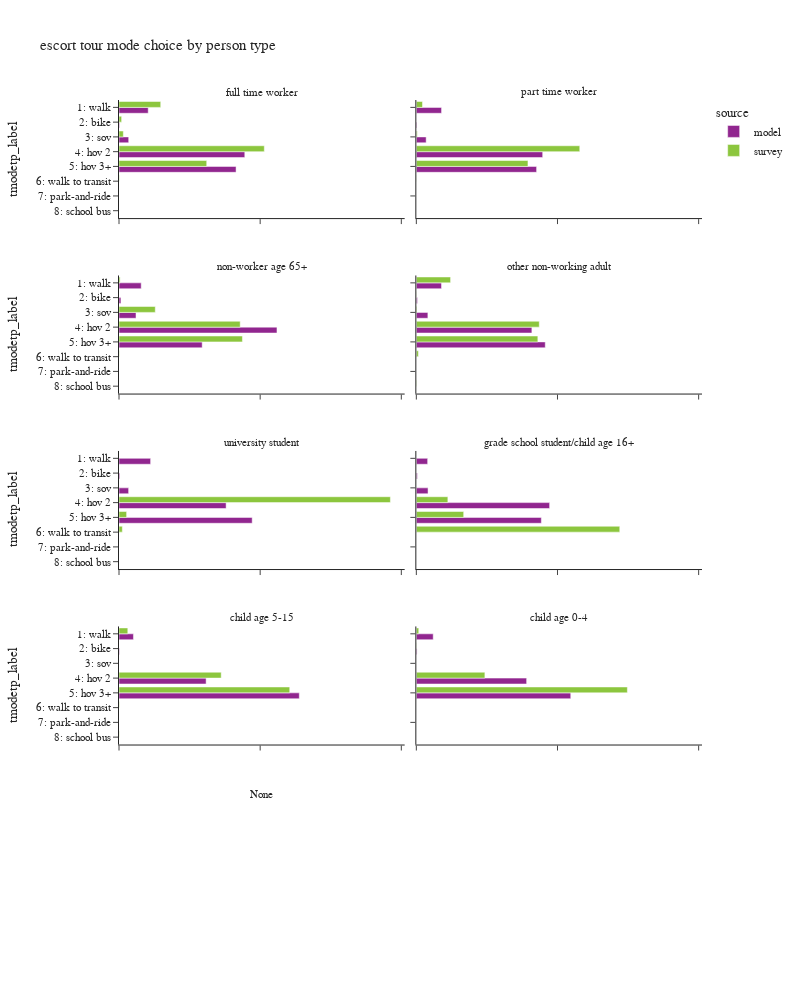

The cell this chart's notebook holds for it:
### Code cell
plot_mode_choice(es_tour,"pptyp_label",
                 {"pptyp_label":["full time worker","part time worker","non-worker age 65+","other non-working adult",
                                 "university student","grade school student/child age 16+","child age 5-15","child age 0-4"],
                  "tmodetp_label":["1: walk","2: bike","3: sov","4: hov 2","5: hov 3+","6: walk to transit",
                                   "7: park-and-ride","8: school bus","9: other–survey only"]},
                 "person type",
                 2,1000)

### Figure 1 — Plotly figure (JSON) as saved in the notebook; plotly's stock layout.template omitted (floating-point values rounded to 4 significant figures)
{"data": [{"alignmentgroup": "True", "customdata": [[4], [15418], [292], [5118], [66406], [61806]], "hovertemplate": "source=model<br>pptyp_label=full time worker<br>percentage=%{x}<br>tmodetp_label=%{y}<br>sample_count=%{customdata[0]}<extra></extra>", "legendgroup": "model", "marker": {"color": "#91268F", "pattern": {"shape": ""}}, "name": "model", "offsetgroup": "model", "orientation": "h", "showlegend": true, "textposition": "auto", "type": "bar", "x": [2.684e-05, 0.1034, 0.001959, 0.03434, 0.4455, 0.4147], "xaxis": "x9", "y": [null, "1: walk", "2: bike", "3: sov", "4: hov 2", "5: hov 3+"], "yaxis": "y9"}, {"alignmentgroup": "True", "customdata": [[1], [5319], [138], [2070], [26638], [25356]], "hovertemplate": "source=model<br>pptyp_label=part time worker<br>percentage=%{x}<br>tmodetp_label=%{y}<br>sample_count=%{customdata[0]}<extra></extra>", "legendgroup": "model", "marker": {"color": "#91268F", "pattern": {"shape": ""}}, "name": "model", "offsetgroup": "model", "orientation": "h", "showlegend": false, "textposition": "auto", "type": "bar", "x": [1.68e-05, 0.08936, 0.002318, 0.03478, 0.4475, 0.426], "xaxis": "x10", "y": [null, "1: walk", "2: bike", "3: sov", "4: hov 2", "5: hov 3+"], "yaxis": "y10"}, {"alignmentgroup": "True", "customdata": [[7616], [663], [5831], [54159], [28520]], "hovertemplate": "source=model<br>pptyp_label=non-worker age 65+<br>percentage=%{x}<br>tmodetp_label=%{y}<br>sample_count=%{customdata[0]}<extra></extra>", "legendgroup": "model", "marker": {"color": "#91268F", "pattern": {"shape": ""}}, "name": "model", "offsetgroup": "model", "orientation": "h", "showlegend": false, "textposition": "auto", "type": "bar", "x": [0.07869, 0.00685, 0.06024, 0.5596, 0.2947], "xaxis": "x7", "y": ["1: walk", "2: bike", "3: sov", "4: hov 2", "5: hov 3+"], "yaxis": "y7"}, {"alignmentgroup": "True", "customdata": [[16858], [737], [7730], [77319], [86272]], "hovertemplate": "source=model<br>pptyp_label=other non-working adult<br>percentage=%{x}<br>tmodetp_label=%{y}<br>sample_count=%{customdata[0]}<extra></extra>", "legendgroup": "model", "marker": {"color": "#91268F", "pattern": {"shape": ""}}, "name": "model", "offsetgroup": "model", "orientation": "h", "showlegend": false, "textposition": "auto", "type": "bar", "x": [0.08924, 0.003901, 0.04092, 0.4093, 0.4567], "xaxis": "x8", "y": ["1: walk", "2: bike", "3: sov", "4: hov 2", "5: hov 3+"], "yaxis": "y8"}, {"alignmentgroup": "True", "customdata": [[490], [12], [149], [1660], [2064]], "hovertemplate": "source=model<br>pptyp_label=university student<br>percentage=%{x}<br>tmodetp_label=%{y}<br>sample_count=%{customdata[0]}<extra></extra>", "legendgroup": "model", "marker": {"color": "#91268F", "pattern": {"shape": ""}}, "name": "model", "offsetgroup": "model", "orientation": "h", "showlegend": false, "textposition": "auto", "type": "bar", "x": [0.112, 0.002743, 0.03406, 0.3794, 0.4718], "xaxis": "x5", "y": ["1: walk", "2: bike", "3: sov", "4: hov 2", "5: hov 3+"], "yaxis": "y5"}, {"alignmentgroup": "True", "customdata": [[174], [15], [180], [2048], [1921]], "hovertemplate": "source=model<br>pptyp_label=grade school student/child age 16+<br>percentage=%{x}<br>tmodetp_label=%{y}<br>sample_count=%{customdata[0]}<extra></extra>", "legendgroup": "model", "marker": {"color": "#91268F", "pattern": {"shape": ""}}, "name": "model", "offsetgroup": "model", "orientation": "h", "showlegend": false, "textposition": "auto", "type": "bar", "x": [0.04011, 0.003458, 0.04149, 0.4721, 0.4428], "xaxis": "x6", "y": ["1: walk", "2: bike", "3: sov", "4: hov 2", "5: hov 3+"], "yaxis": "y6"}, {"alignmentgroup": "True", "customdata": [[3], [2857], [90], [17225], [35650]], "hovertemplate": "source=model<br>pptyp_label=child age 5-15<br>percentage=%{x}<br>tmodetp_label=%{y}<br>sample_count=%{customdata[0]}<extra></extra>", "legendgroup": "model", "marker": {"color": "#91268F", "pattern": {"shape": ""}}, "name": "model", "offsetgroup": "model", "orientation": "h", "showlegend": false, "textposition": "auto", "type": "bar", "x": [5.374e-05, 0.05118, 0.001612, 0.3086, 0.6386], "xaxis": "x3", "y": [null, "1: walk", "2: bike", "4: hov 2", "5: hov 3+"], "yaxis": "y3"}, {"alignmentgroup": "True", "customdata": [[2], [3909], [164], [25545], [35759]], "hovertemplate": "source=model<br>pptyp_label=child age 0-4<br>percentage=%{x}<br>tmodetp_label=%{y}<br>sample_count=%{customdata[0]}<extra></extra>", "legendgroup": "model", "marker": {"color": "#91268F", "pattern": {"shape": ""}}, "name": "model", "offsetgroup": "model", "orientation": "h", "showlegend": false, "textposition": "auto", "type": "bar", "x": [3.059e-05, 0.05979, 0.002508, 0.3907, 0.5469], "xaxis": "x4", "y": [null, "1: walk", "2: bike", "4: hov 2", "5: hov 3+"], "yaxis": "y4"}, {"alignmentgroup": "True", "customdata": [[1], [35], [8], [10], [114], [66], [2]], "hovertemplate": "source=survey<br>pptyp_label=full time worker<br>percentage=%{x}<br>tmodetp_label=%{y}<br>sample_count=%{customdata[0]}<extra></extra>", "legendgroup": "survey", "marker": {"color": "#8CC63E", "pattern": {"shape": ""}}, "name": "survey", "offsetgroup": "survey", "orientation": "h", "showlegend": true, "textposition": "auto", "type": "bar", "x": [0.001143, 0.1478, 0.009263, 0.01532, 0.5147, 0.3107, 0.001133], "xaxis": "x9", "y": [null, "1: walk", "2: bike", "3: sov", "4: hov 2", "5: hov 3+", "6: walk to transit"], "yaxis": "y9"}, {"alignmentgroup": "True", "customdata": [[7], [2], [31], [28], [1]], "hovertemplate": "source=survey<br>pptyp_label=part time worker<br>percentage=%{x}<br>tmodetp_label=%{y}<br>sample_count=%{customdata[0]}<extra></extra>", "legendgroup": "survey", "marker": {"color": "#8CC63E", "pattern": {"shape": ""}}, "name": "survey", "offsetgroup": "survey", "orientation": "h", "showlegend": false, "textposition": "auto", "type": "bar", "x": [0.02182, 0.003179, 0.5789, 0.3954, 0.0007061], "xaxis": "x10", "y": ["1: walk", "3: sov", "4: hov 2", "5: hov 3+", "6: walk to transit"], "yaxis": "y10"}, {"alignmentgroup": "True", "customdata": [[5], [12], [40], [25], [1]], "hovertemplate": "source=survey<br>pptyp_label=non-worker age 65+<br>percentage=%{x}<br>tmodetp_label=%{y}<br>sample_count=%{customdata[0]}<extra></extra>", "legendgroup": "survey", "marker": {"color": "#8CC63E", "pattern": {"shape": ""}}, "name": "survey", "offsetgroup": "survey", "orientation": "h", "showlegend": false, "textposition": "auto", "type": "bar", "x": [0.003936, 0.1285, 0.4293, 0.4371, 0.001111], "xaxis": "x7", "y": ["1: walk", "3: sov", "4: hov 2", "5: hov 3+", "6: walk to transit"], "yaxis": "y7"}, {"alignmentgroup": "True", "customdata": [[2], [21], [2], [5], [74], [40], [3], [1]], "hovertemplate": "source=survey<br>pptyp_label=other non-working adult<br>percentage=%{x}<br>tmodetp_label=%{y}<br>sample_count=%{customdata[0]}<extra></extra>", "legendgroup": "survey", "marker": {"color": "#8CC63E", "pattern": {"shape": ""}}, "name": "survey", "offsetgroup": "survey", "orientation": "h", "showlegend": false, "textposition": "auto", "type": "bar", "x": [0.0008919, 0.1213, 0.000832, 0.002334, 0.4355, 0.4304, 0.007298, 0.00143], "xaxis": "x8", "y": [null, "1: walk", "2: bike", "3: sov", "4: hov 2", "5: hov 3+", "6: walk to transit", "8: school bus"], "yaxis": "y8"}, {"alignmentgroup": "True", "customdata": [[6], [1], [1]], "hovertemplate": "source=survey<br>pptyp_label=university student<br>percentage=%{x}<br>tmodetp_label=%{y}<br>sample_count=%{customdata[0]}<extra></extra>", "legendgroup": "survey", "marker": {"color": "#8CC63E", "pattern": {"shape": ""}}, "name": "survey", "offsetgroup": "survey", "orientation": "h", "showlegend": false, "textposition": "auto", "type": "bar", "x": [0.9613, 0.02695, 0.01178], "xaxis": "x5", "y": ["4: hov 2", "5: hov 3+", "6: walk to transit"], "yaxis": "y5"}, {"alignmentgroup": "True", "customdata": [[4], [2], [1]], "hovertemplate": "source=survey<br>pptyp_label=grade school student/child age 16+<br>percentage=%{x}<br>tmodetp_label=%{y}<br>sample_count=%{customdata[0]}<extra></extra>", "legendgroup": "survey", "marker": {"color": "#8CC63E", "pattern": {"shape": ""}}, "name": "survey", "offsetgroup": "survey", "orientation": "h", "showlegend": false, "textposition": "auto", "type": "bar", "x": [0.1117, 0.1678, 0.7206], "xaxis": "x6", "y": ["4: hov 2", "5: hov 3+", "6: walk to transit"], "yaxis": "y6"}, {"alignmentgroup": "True", "customdata": [[5], [12], [34], [1], [2]], "hovertemplate": "source=survey<br>pptyp_label=child age 5-15<br>percentage=%{x}<br>tmodetp_label=%{y}<br>sample_count=%{customdata[0]}<extra></extra>", "legendgroup": "survey", "marker": {"color": "#8CC63E", "pattern": {"shape": ""}}, "name": "survey", "offsetgroup": "survey", "orientation": "h", "showlegend": false, "textposition": "auto", "type": "bar", "x": [0.03117, 0.362, 0.6048, 0.001156, 0.0008817], "xaxis": "x3", "y": ["1: walk", "4: hov 2", "5: hov 3+", "6: walk to transit", "8: school bus"], "yaxis": "y3"}, {"alignmentgroup": "True", "customdata": [[7], [1], [8], [33]], "hovertemplate": "source=survey<br>pptyp_label=child age 0-4<br>percentage=%{x}<br>tmodetp_label=%{y}<br>sample_count=%{customdata[0]}<extra></extra>", "legendgroup": "survey", "marker": {"color": "#8CC63E", "pattern": {"shape": ""}}, "name": "survey", "offsetgroup": "survey", "orientation": "h", "showlegend": false, "textposition": "auto", "type": "bar", "x": [0.008587, 0.001095, 0.2428, 0.7475], "xaxis": "x4", "y": ["1: walk", "2: bike", "4: hov 2", "5: hov 3+"], "yaxis": "y4"}], "layout": {"annotations": [{"font": {}, "showarrow": false, "text": "None", "x": 0.245, "xanchor": "center", "xref": "paper", "y": 0.144, "yanchor": "bottom", "yref": "paper"}, {"font": {}, "showarrow": false, "text": "child age 5-15", "x": 0.245, "xanchor": "center", "xref": "paper", "y": 0.358, "yanchor": "bottom", "yref": "paper"}, {"font": {}, "showarrow": false, "text": "child age 0-4", "x": 0.755, "xanchor": "center", "xref": "paper", "y": 0.358, "yanchor": "bottom", "yref": "paper"}, {"font": {}, "showarrow": false, "text": "university student", "x": 0.245, "xanchor": "center", "xref": "paper", "y": 0.572, "yanchor": "bottom", "yref": "paper"}, {"font": {}, "showarrow": false, "text": "grade school student/child age 16+", "x": 0.755, "xanchor": "center", "xref": "paper", "y": 0.572, "yanchor": "bottom", "yref": "paper"}, {"font": {}, "showarrow": false, "text": "non-worker age 65+", "x": 0.245, "xanchor": "center", "xref": "paper", "y": 0.786, "yanchor": "bottom", "yref": "paper"}, {"font": {}, "showarrow": false, "text": "other non-working adult", "x": 0.755, "xanchor": "center", "xref": "paper", "y": 0.786, "yanchor": "bottom", "yref": "paper"}, {"font": {}, "showarrow": false, "text": "full time worker", "x": 0.245, "xanchor": "center", "xref": "paper", "y": 1, "yanchor": "bottom", "yref": "paper"}, {"font": {}, "showarrow": false, "text": "part time worker", "x": 0.755, "xanchor": "center", "xref": "paper", "y": 1, "yanchor": "bottom", "yref": "paper"}], "barmode": "group", "height": 1000, "legend": {"title": {"text": "source"}, "tracegroupgap": 0}, "title": {"text": "escort tour mode choice by person type"}, "width": 800, "xaxis": {"anchor": "y", "domain": [0, 0.49], "tickformat": ".1%", "title": {"text": "percentage"}}, "xaxis10": {"anchor": "y10", "domain": [0.51, 1], "matches": "x", "showticklabels": false, "tickformat": ".1%"}, "xaxis2": {"anchor": "y2", "domain": [0.51, 1], "matches": "x", "tickformat": ".1%", "title": {"text": "percentage"}}, "xaxis3": {"anchor": "y3", "domain": [0, 0.49], "matches": "x", "showticklabels": false, "tickformat": ".1%"}, "xaxis4": {"anchor": "y4", "domain": [0.51, 1], "matches": "x", "showticklabels": false, "tickformat": ".1%"}, "xaxis5": {"anchor": "y5", "domain": [0, 0.49], "matches": "x", "showticklabels": false, "tickformat": ".1%"}, "xaxis6": {"anchor": "y6", "domain": [0.51, 1], "matches": "x", "showticklabels": false, "tickformat": ".1%"}, "xaxis7": {"anchor": "y7", "domain": [0, 0.49], "matches": "x", "showticklabels": false, "tickformat": ".1%"}, "xaxis8": {"anchor": "y8", "domain": [0.51, 1], "matches": "x", "showticklabels": false, "tickformat": ".1%"}, "xaxis9": {"anchor": "y9", "domain": [0, 0.49], "matches": "x", "showticklabels": false, "tickformat": ".1%"}, "yaxis": {"anchor": "x", "categoryarray": ["9: other–survey only", "8: school bus", "7: park-and-ride", "6: walk to transit", "5: hov 3+", "4: hov 2", "3: sov", "2: bike", "1: walk"], "categoryorder": "array", "domain": [0, 0.144], "title": {"text": "tmodetp_label"}}, "yaxis10": {"anchor": "x10", "domain": [0.856, 1], "matches": "y", "showticklabels": false}, "yaxis2": {"anchor": "x2", "domain": [0, 0.144], "matches": "y", "showticklabels": false}, "yaxis3": {"anchor": "x3", "categoryarray": ["9: other–survey only", "8: school bus", "7: park-and-ride", "6: walk to transit", "5: hov 3+", "4: hov 2", "3: sov", "2: bike", "1: walk"], "categoryorder": "array", "domain": [0.214, 0.358], "matches": "y", "title": {"text": "tmodetp_label"}}, "yaxis4": {"anchor": "x4", "domain": [0.214, 0.358], "matches": "y", "showticklabels": false}, "yaxis5": {"anchor": "x5", "categoryarray": ["9: other–survey only", "8: school bus", "7: park-and-ride", "6: walk to transit", "5: hov 3+", "4: hov 2", "3: sov", "2: bike", "1: walk"], "categoryorder": "array", "domain": [0.428, 0.572], "matches": "y", "title": {"text": "tmodetp_label"}}, "yaxis6": {"anchor": "x6", "domain": [0.428, 0.572], "matches": "y", "showticklabels": false}, "yaxis7": {"anchor": "x7", "categoryarray": ["9: other–survey only", "8: school bus", "7: park-and-ride", "6: walk to transit", "5: hov 3+", "4: hov 2", "3: sov", "2: bike", "1: walk"], "categoryorder": "array", "domain": [0.642, 0.786], "matches": "y", "title": {"text": "tmodetp_label"}}, "yaxis8": {"anchor": "x8", "domain": [0.642, 0.786], "matches": "y", "showticklabels": false}, "yaxis9": {"anchor": "x9", "categoryarray": ["9: other–survey only", "8: school bus", "7: park-and-ride", "6: walk to transit", "5: hov 3+", "4: hov 2", "3: sov", "2: bike", "1: walk"], "categoryorder": "array", "domain": [0.856, 1], "matches": "y", "title": {"text": "tmodetp_label"}}}}
